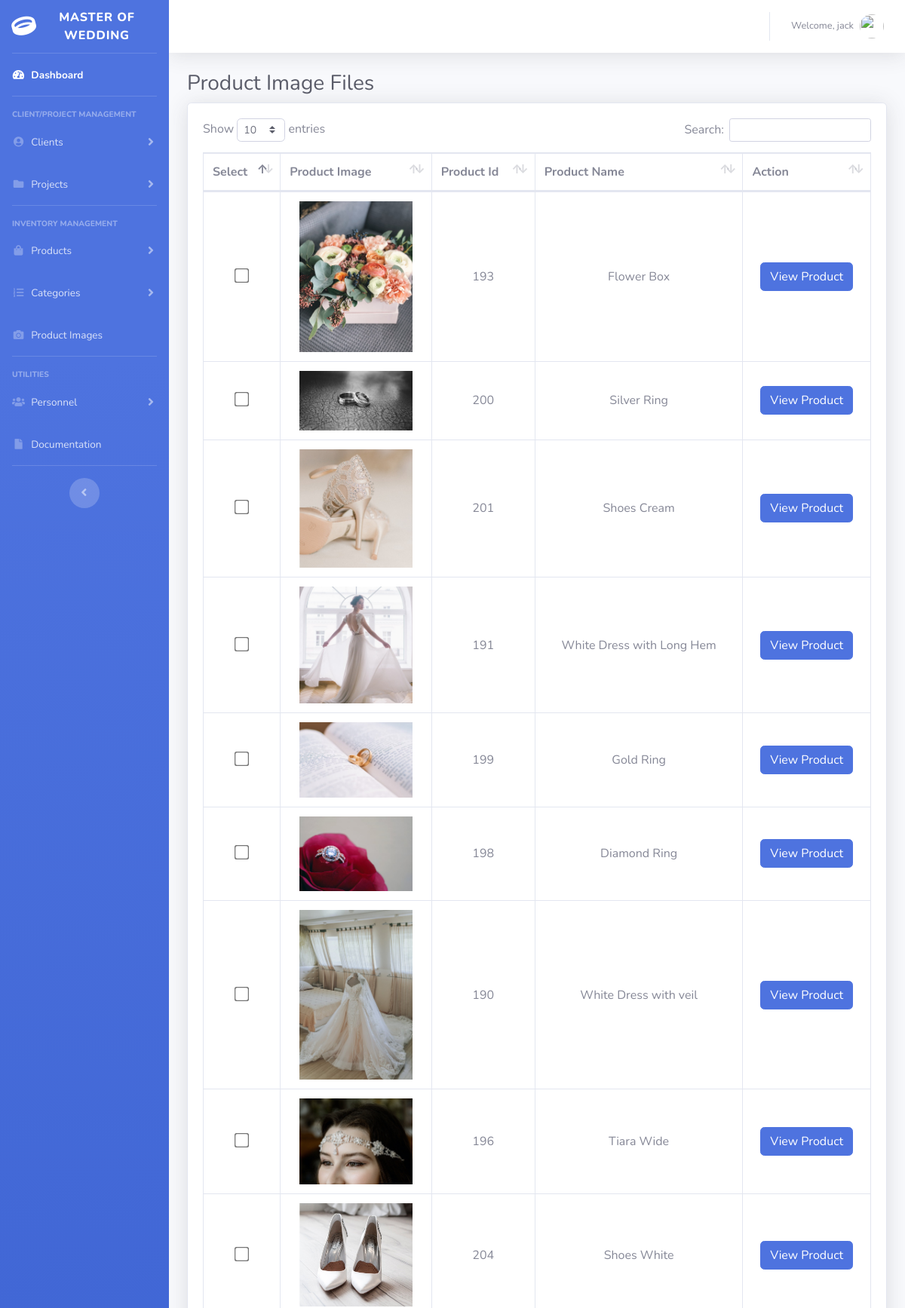
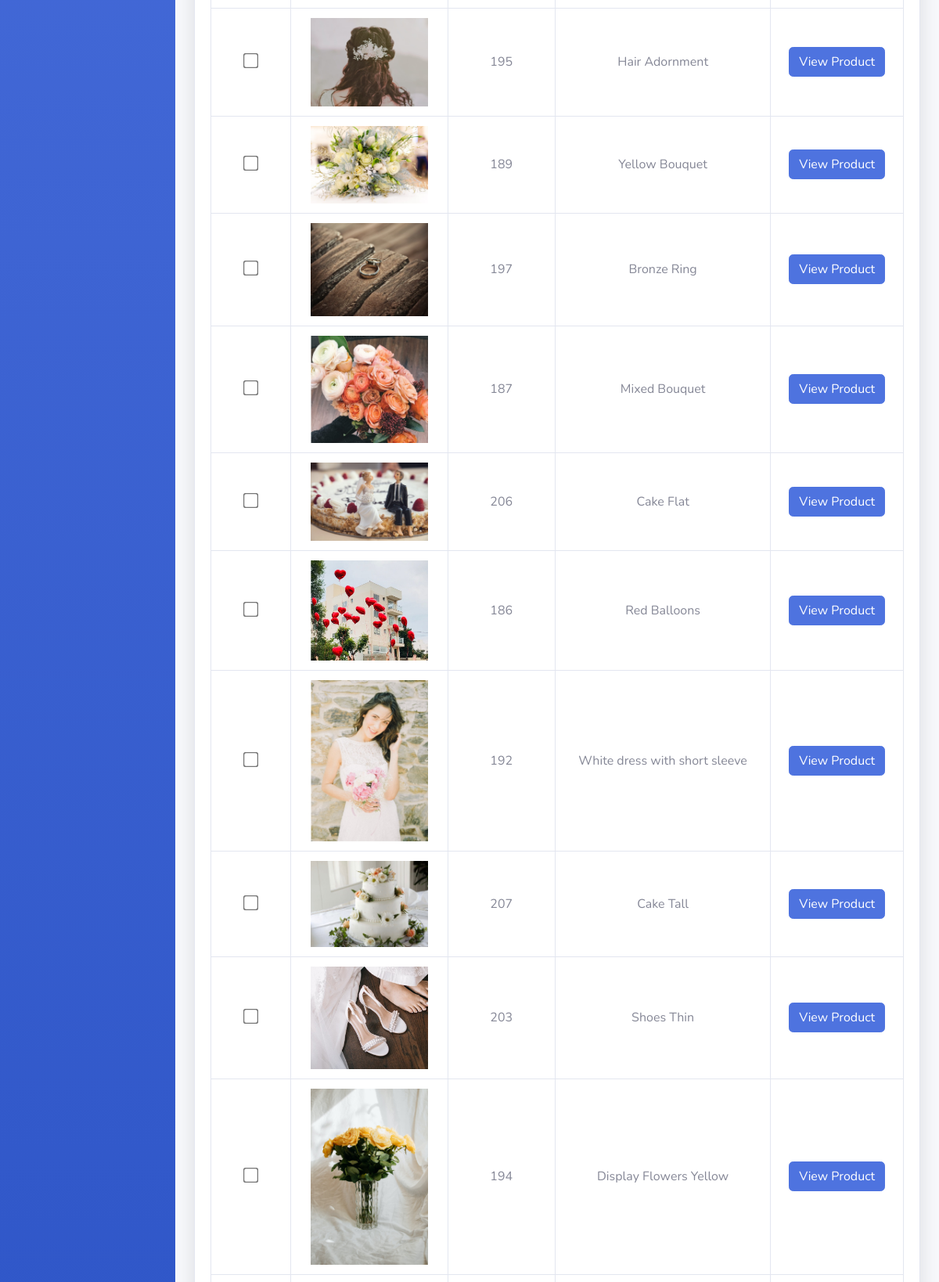
Page /image.php (signed in, upper part) on the committed database (2 pictures, top to bottom).
### tables this page shows
CREATE TABLE `user` (
  `user_id` int(11) NOT NULL,
  `user_name` varchar(64) NOT NULL,
  `user_pass` varchar(64) NOT NULL
);

CREATE TABLE `product` (
  `product_id` int(11) NOT NULL,
  `product_name` varchar(64) NOT NULL,
  `purchase_price` decimal(9,2) NOT NULL,
  `sale_price` decimal(9,2) NOT NULL
);

### image.php (the view, shortened to what this page needs)
<?php
include ("connection.php");
?>
<!DOCTYPE html>
<html lang="en">
<head>
    <link href="vendor/fontawesome-free/css/all.min.css" rel="stylesheet" type="text/css">
    <link href="css/sb-admin-2.min.css" rel="stylesheet">
    <link href="vendor/datatables/dataTables.bootstrap4.min.css" rel="stylesheet">
</head>
<body id="page-top">
<div id="wrapper">
    <ul class="navbar-nav bg-gradient-primary sidebar sidebar-dark accordion" id="accordionSidebar">
        <a class="sidebar-brand d-flex align-items-center justify-content-center" href="index.php">
            <div class="sidebar-brand-icon rotate-n-15">
                <i class="fas fa-ring"></i>
            </div>
            <div class="sidebar-brand-text mx-3">Master of Wedding</div>
        </a>
        <hr class="sidebar-divider my-0">
        <li class="nav-item active">
            <a class="nav-link" href="index.php">
                <i class="fas fa-fw fa-tachometer-alt"></i>
                <span>Dashboard</span></a>
        </li>
        <hr class="sidebar-divider">
        <div class="sidebar-heading">
            Client/Project Management
        </div>
        <li class="nav-item">
            <a class="nav-link collapsed" href="#" data-toggle="collapse" data-target="#clientPages" aria-expanded="true" aria-controls="clientPages">
                <i class="fas fa-fw fa-user-circle"></i>
                <span>Clients</span>
            </a>
        </li>
        <li class="nav-item">
            <a class="nav-link collapsed" href="#" data-toggle="collapse" data-target="#projectPages" aria-expanded="true" aria-controls="projectPages">
                <i class="fas fa-fw fa-folder"></i>
                <span>Projects</span>
            </a>
        </li>
        <hr class="sidebar-divider d-none d-md-block">
        <div class="sidebar-heading">
            Inventory Management
        </div>
        <li class="nav-item">
            <a class="nav-link collapsed" href="#" data-toggle="collapse" data-target="#collapseTwo" aria-expanded="true" aria-controls="collapseTwo">
                <i class="fas fa-fw fa-shopping-bag"></i>
                <span>Products</span>
            </a>
        </li>
        <li class="nav-item">
            <a class="nav-link collapsed" href="#" data-toggle="collapse" data-target="#collapseUtilities" aria-expanded="true" aria-controls="collapseUtilities">
                <i class="fas fa-fw fa-list-ol"></i>
                <span>Categories</span>
            </a>
        </li>
        <li class="nav-item">
        <li class="nav-item">
            <a class="nav-link" href="image.php">
                <i class="fas fa-fw fa-camera"></i>
                <span>Product Images</span></a>
        </li>
        </li>
        <hr class="sidebar-divider d-none d-md-block">
        <div class="sidebar-heading">
            Utilities
        </div>
        <li class="nav-item">
            <a class="nav-link collapsed" href="#" data-toggle="collapse" data-target="#users" aria-expanded="true" aria-controls="users">
                <i class="fas fa-fw fa-users"></i>
                <span>Personnel</span>
            </a>
        </li>
        <li class="nav-item">
            <a class="nav-link" href="documentation.php">
                <i class="fas fa-fw fa-file"></i>
                <span>Documentation</span></a>
        </li>
        <hr class="sidebar-divider">
        <div class="text-center d-none d-md-inline">
            <button class="rounded-circle border-0" id="sidebarToggle"></button>
        </div>
    </ul>
    <div id="content-wrapper" class="d-flex flex-column">
        <div id="content">
            <nav class="navbar navbar-expand navbar-light bg-white topbar mb-4 static-top shadow">
                <ul class="navbar-nav ml-auto">
                    <?php if (isset($_SESSION['user_id'])):
                        $user_id = $_SESSION['user_id'];
                        $query = "select user_name from user where user_id = '$user_id'";
                        $stmt = $dbh-> prepare($query);
                        $stmt -> execute();
                        $row = $stmt -> fetchObject()
                        ?>
                        <li class="nav-item dropdown no-arrow">
                            <a class="nav-link dropdown-toggle" href="#" id="userDropdown" role="button" data-toggle="dropdown" aria-haspopup="true" aria-expanded="false">
                                <span class="mr-2 d-none d-lg-inline text-gray-600 small">Welcome, <?php echo $row -> user_name?></span>
                                <img class="img-profile rounded-circle" src="https://www.flaticon.com/svg/static/icons/svg/17/17004.svg">
                            </a>
                        </li>
                    <?php else:?>
                        Not Logged In
                    <?php endif;?>
                </ul>
            </nav>
            <div class="container-fluid">
                <?php
                if (isset($_SESSION['user_id'])):?>
                <h1 class="h3 mb-2 text-gray-800">Product Image Files</h1>
                <div class="card shadow mb-4">
                    <div class="card-body">
                        <div class="table-responsive">
                            <?php
                            if (count(glob("product_images/*")) > 0):?>
                                    <?php if(empty($_POST['imageName'])):?>
                                        <form method = "post" onsubmit="return confirm('Do you really want to deleted selected Image(s)?')">
                                            <table class="table table-bordered" id="dataTable" width="100%" cellspacing="0">
                                                <thead>
                                                    <tr>
                                                        <th>Select</th>
                                                        <th>Product Image </th>
                                                        <th>Product Id</th>
                                                        <th>Product Name</th>
                                                        <th>Action</th>
                                                    </tr>
                                                </thead>
                                                <?php
                                                $directory = opendir('product_images');
                                                while($file = readdir($directory))
                                                    if($file != "." && $file != ".."):
                                                        $query = "SELECT * from `product` where product_id = (select product_id from `product_image` where product_image_filename = '$file')";
                                                        $stmt = $dbh->prepare($query);
                                                        if(!$stmt ->execute()){
                                                            $err = $stmt->errorInfo();
                                                            echo "<script>alert('Error retrieving product info of image - contact System Administrator Error is: $err[2]')</script>";
                                                        }
                                                        $row = $stmt -> fetchObject();
                                                        ?>
                                                    <tbody>
                                                        <tr>
                                                            <td style="text-align: center; vertical-align: middle"><input type="checkbox" style="transform: scale(1.5)" name="imageName[]" value="<?php echo $file;?>"/></td>
                                                            <td style="text-align: center; vertical-align: middle"><img src='product_images/<?=$file?>'  width="150" height="auto"></td>
                                                            <td style="text-align: center; vertical-align: middle"><?= $row ? $row -> product_id : "N/A"?></td>
                                                            <td style="text-align: center; vertical-align: middle"><?= $row ? $row -> product_name : "N/A"?></td>
                                                            <td style="text-align: center; vertical-align: middle"><?= $row ?
                                                                    "<button class=\"btn btn-large btn-primary btn-icon\" type=\"button\"onclick=\"location.href='viewProduct.php?id=$row->product_id'\">View Product</button>"
                                                                    : "N/A"?></td>
                                                        </tr>
                                                        <?php endif;?>
                                                    </tbody>
                                            </table>
                                        </form>
                                    <?php endif;?>
                            <?php else:?>
                                No Images Stored
                            <?php endif;?>
                        </div>
                    </div>
                </div>
        <?php endif;?>
            </div>
        </div>
    </div>
</div>
</body>
</html>

### rows in the picture
user: user_name "jack"
product: shows a picture, product_id "193", product_name "Flower Box"
product: shows a picture, product_id "200", product_name "Silver Ring"
product: shows a picture, product_id "201", product_name "Shoes Cream"
product: shows a picture, product_id "191", product_name "White Dress with Long Hem"
product: shows a picture, product_id "199", product_name "Gold Ring"
product: shows a picture, product_id "198", product_name "Diamond Ring"
product: shows a picture, product_id "190", product_name "White Dress with veil"
product: shows a picture, product_id "196", product_name "Tiara Wide"
product: shows a picture, product_id "204", product_name "Shoes White"
product: shows a picture, product_id "195", product_name "Hair Adornment"
product: shows a picture, product_id "189", product_name "Yellow Bouquet"
product: shows a picture, product_id "197", product_name "Bronze Ring"
product: shows a picture, product_id "187", product_name "Mixed Bouquet"
product: shows a picture, product_id "206", product_name "Cake Flat"
product: shows a picture, product_id "186", product_name "Red Balloons"
product: shows a picture, product_id "192", product_name "White dress with short sleeve"
product: shows a picture, product_id "207", product_name "Cake Tall"
product: shows a picture, product_id "203", product_name "Shoes Thin"
product: shows a picture, product_id "194", product_name "Display Flowers Yellow"
